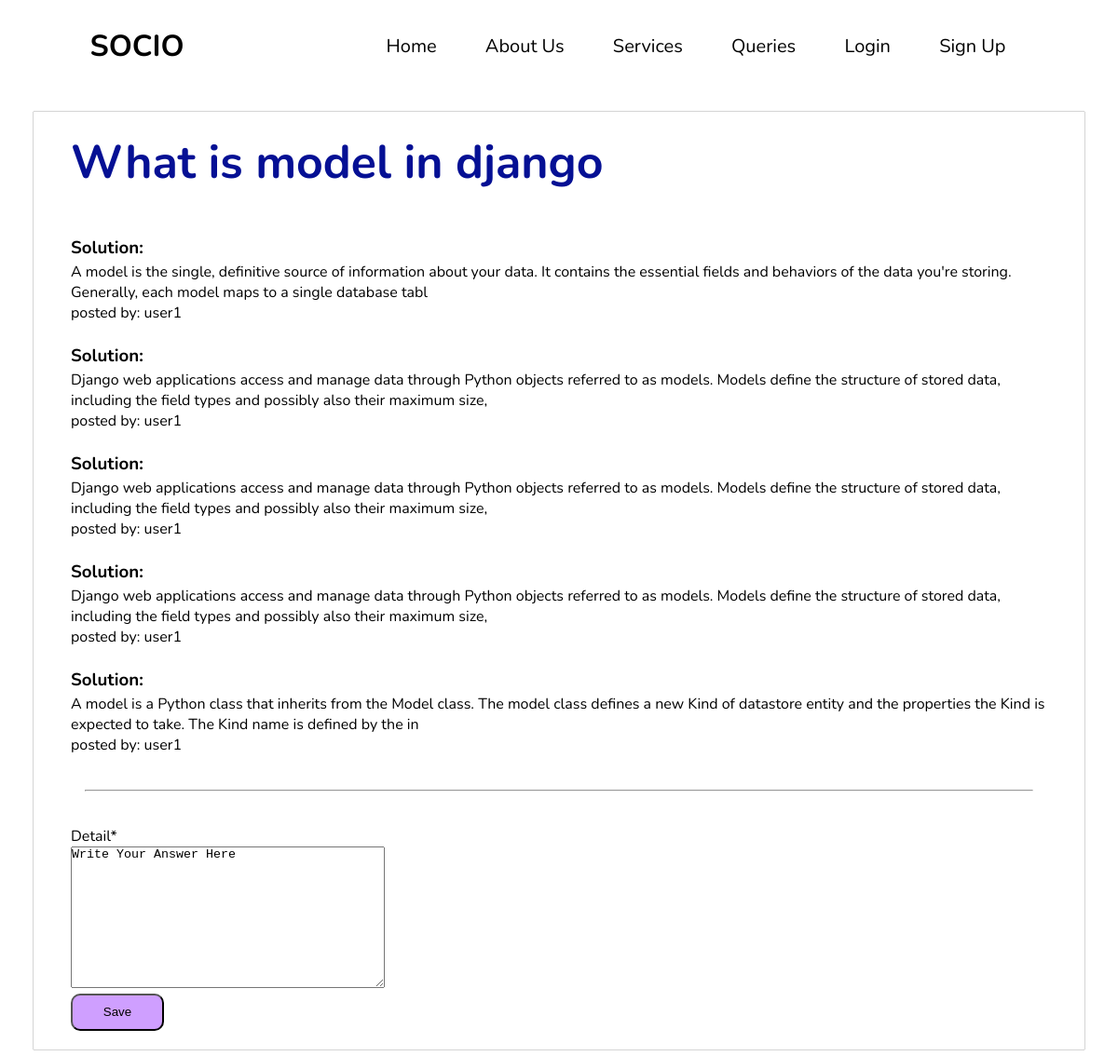
The page /query_detail/9 on the database its author committed.
### socio_app/models.py (models this page shows, shortened)
class Queries(models.Model):
    question = models.CharField(max_length=50,null=True)
    question_detail = models.TextField(max_length=200,default='No Details')
    category = models.CharField(max_length=50, choices=categories, default='Web Design')
    create_date = models.DateField(default=timezone.now)
    create_time = models.TimeField(default=timezone.now)
    approval = models.BooleanField(default=False)
    user = models.ForeignKey(User, on_delete=models.CASCADE, null=True)

class Answers(models.Model):
    questions = models.ForeignKey(Queries,on_delete=models.CASCADE)
    detail = models.TextField(max_length=200,default='Write Your Answer Here')
    user = models.ForeignKey(User,on_delete=models.CASCADE,null=True)

### socio_app/views.py (the view)
# urls.py: path('query_detail/<int:pk>',views.query_detail, name='query_detail'),
def query_detail(request, pk):
    query = Queries.objects.get(pk=pk)
    answer = Answers.objects.filter(questions=query)
    answer_form = AnswerForm()
    if request.method == 'POST':
        answer_form = AnswerForm(request.POST)
        if answer_form.is_valid():
            ans = answer_form.save(commit=False)
            ans.questions=query
            ans.save()
            return redirect('query_detail',pk=pk)
    else:
        form = AnswerForm()
    return render(request, 'queries/query_detail.html', {'query': query,'answer':answer,'answer_form':answer_form})

### socio_app/forms.py
class AnswerForm(forms.ModelForm):
    class Meta:
        model = Answers
        fields = ('detail',)

### socio_app/templates/queries/query_detail.html (shortened to what this page needs)
{% extends 'main/base.html' %}
{% load crispy_forms_tags %}
{% block content %}
<div id="query_detail_outer">
    <div id="query_detail_inner">
        <h1 id="detail_question">{{ query.question }}</h1>
        {% for item in answer %}
            <br>
            <br>
            <h3>Solution: </h3>
            <p>{{ item.detail }}</p>
            <span >posted by: {{ query.user }}</span>
        {% endfor %}
        <br>
        <br>
        <hr>
        <br>
    <form method="POST" class="post-form">
        {{ answer_form | crispy }}
        <button class="all_btn" type="submit" class="btn btn-primary" id="btn-save">Save</button>
    </form>
    </div>
</div>
{% endblock %}

### socio_app/Static/Css/style.css (style rules this page uses)
* { margin:0; padding:0; box-sizing: border-box; }
html { font-size: 100%; }
body { font-family: "Nunito"; background-color:#FFFFFF; margin-top:6.25rem; }
h1 { font-size: 2rem; }
p { margin-top: 0.12rem; }
hr { margin: 15px; }
#query_detail_outer { margin: 7.5rem auto; max-width: 70.5rem ; box-shadow: 0 0 1px 0px; }
#query_detail_inner { margin: 20px; padding: 20px; }
#detail_question { color :#051094; font-size: 50px; }
#btn-save { width: 100px; height: 40px; }
.all_btn { background-color: #CF9FFF; border-radius: 10px; }
#btn-login, #btn-submit, { border-radius: 10px; padding:5px; margin-bottom: 5px; background-color: #CF9FFF; cursor: pointer; box-shadow: 0 0 1px 1px; border: none; margin: 3px; }

### rows shown on the page
Queries: question "What is model in django", user "user1"
Answers: detail "A model is the single, definitive source of information about your data. It contains the essential fields and behaviors of the data you're storing. Generally, each model maps to a single database tabl"
Answers: detail "Django web applications access and manage data through Python objects referred to as models. Models define the structure of stored data, including the field types and possibly also their maximum size,"
Answers: detail "Django web applications access and manage data through Python objects referred to as models. Models define the structure of stored data, including the field types and possibly also their maximum size,"
Answers: detail "Django web applications access and manage data through Python objects referred to as models. Models define the structure of stored data, including the field types and possibly also their maximum size,"
Answers: detail "A model is a Python class that inherits from the Model class. The model class defines a new Kind of datastore entity and the properties the Kind is expected to take. The Kind name is defined by the in"
